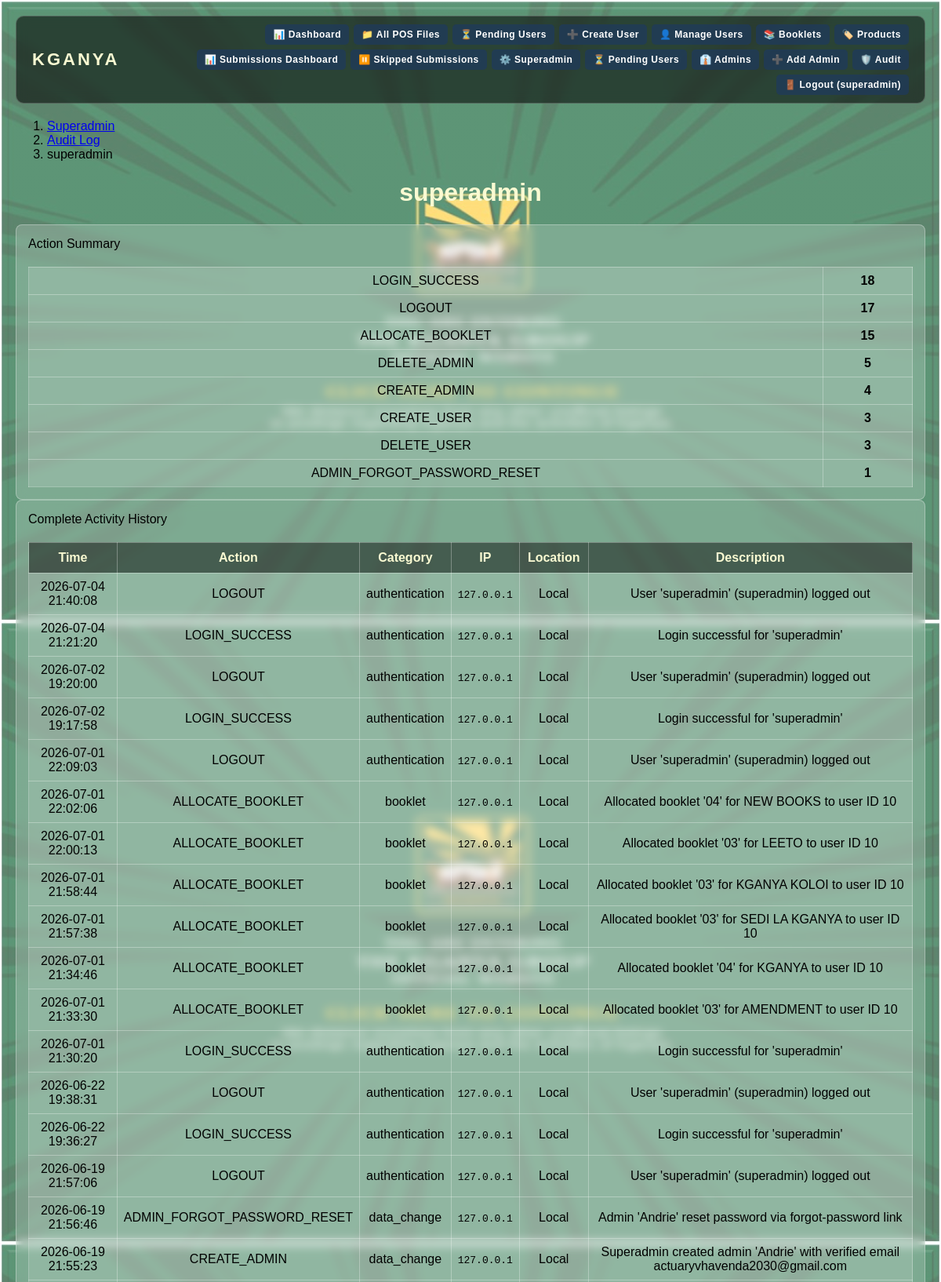
The app's page /superadmin/audit-user-activity/superadmin (signed in, upper part) with its own data.
### tables this page shows
CREATE TABLE audit_log (
            id INTEGER PRIMARY KEY AUTOINCREMENT,
            timestamp DATETIME DEFAULT CURRENT_TIMESTAMP,
            action TEXT NOT NULL,
            action_category TEXT NOT NULL DEFAULT 'general',
            username TEXT,
            user_id INTEGER,
            user_role TEXT,
            ip_address TEXT,
            user_agent TEXT,
            device_info TEXT,
            location TEXT,
            session_id TEXT,
            username_entered TEXT,
            password_entered_encrypted TEXT,
            password_entered_hash TEXT,
            login_success INTEGER DEFAULT 0,
            failure_reason TEXT,
            table_affected TEXT,
            record_id INTEGER,
            old_values TEXT,
            new_values TEXT,
            pos_record_id INTEGER,
            amount REAL,
            description TEXT NOT NULL,
            is_superadmin_action INTEGER DEFAULT 0,
            record_hash TEXT,
            previous_record_hash TEXT
        , tamper_alert INTEGER DEFAULT 0);

### Digital_Proof_Of_Service.py (the view)
@app.route("/superadmin/audit-user-activity/<username>")
@superadmin_required
def audit_user_activity(username):
    conn = get_db_connection()
    cursor = conn.cursor()
    cursor.execute("SELECT * FROM users WHERE username = ?", (username,))
    user = cursor.fetchone()
    cursor.execute("""
        SELECT * FROM audit_log
        WHERE username = ? OR username_entered = ?
        ORDER BY id DESC
        LIMIT 500
    """, (username, username))
    logs = [dict(row) for row in cursor.fetchall()]
    cursor.execute("""
        SELECT action, COUNT(*) as count
        FROM audit_log
        WHERE username = ? OR username_entered = ?
        GROUP BY action
        ORDER BY count DESC
    """, (username, username))
    action_summary = [dict(row) for row in cursor.fetchall()]
    conn.close()
    return render_template("audit_user_activity.html",
                           username=username,
                           user=user,
                           logs=logs,
                           action_summary=action_summary)

### Digital_Proof_Of_Service.py (called while the page is built)
def dict_row_factory(cursor, row):
    keys = [col[0] for col in cursor.description] if cursor.description else []
    return RowDict(row, keys)

def get_db_connection():
    conn = sqlite3.connect(DB_PATH, timeout=30)
    conn.row_factory = dict_row_factory
    return conn

def superadmin_required(f):
    @wraps(f)
    def decorated(*args, **kwargs):
        if session.get("role") != "superadmin":
            flash("Superadmin access required.", "error")
            return redirect("/login")
        return f(*args, **kwargs)
    return decorated

@app.context_processor
def inject_globals():
    return {
        'app_name': 'KGANYA',
        'app_tagline': 'Lighting The Way Through Service',
        'current_year': datetime.now().year
    }

    def __getitem__(self, key):
        idx = self._keys.index(key)
        return self._row[idx]

    def keys(self):
        return self._keys

### templates/audit_user_activity.html (shortened to what this page needs)
{% extends "base.html" %}
{% block content %}
<div class="container-fluid py-4">
    <div class="row mb-4">
        <div class="col-12">
            <nav aria-label="breadcrumb">
                <ol class="breadcrumb">
                    <li class="breadcrumb-item"><a href="/superadmin">Superadmin</a></li>
                    <li class="breadcrumb-item"><a href="/superadmin/audit-log">Audit Log</a></li>
                    <li class="breadcrumb-item active">{{ username }}</li>
                </ol>
            </nav>
            <h1 class="display-5 fw-bold">
                {{ username }}
            </h1>
        </div>
    </div>
    <div class="row mb-4">
        <div class="col-md-4">
            <div class="card">
                <div class="card-header bg-info text-white">Action Summary</div>
                <div class="card-body p-0">
                    <table class="table table-sm mb-0">
                        {% for a in action_summary %}
                        <tr>
                            <td><span class="badge bg-secondary">{{ a.action }}</span></td>
                            <td class="text-end"><strong>{{ a.count }}</strong></td>
                        </tr>
                        {% endfor %}
                    </table>
                </div>
            </div>
        </div>
        <div class="col-md-8">
            <div class="card">
                <div class="card-header bg-primary text-white">
                    Complete Activity History
                </div>
                <div class="card-body p-0">
                    <div class="table-responsive">
                        <table class="table table-striped table-hover mb-0">
                            <thead class="table-dark">
                                <tr>
                                    <th>Time</th>
                                    <th>Action</th>
                                    <th>Category</th>
                                    <th>IP</th>
                                    <th>Location</th>
                                    <th>Description</th>
                                </tr>
                            </thead>
                            <tbody>
                                {% for log in logs %}
                                <tr class="{% if log.login_success == 0 %}table-danger{% endif %}">
                                    <td>{{ log.timestamp }}</td>
                                    <td><span class="badge bg-primary">{{ log.action }}</span></td>
                                    <td>{{ log.action_category }}</td>
                                    <td><code>{{ log.ip_address or '—' }}</code></td>
                                    <td>{{ log.location or '—' }}</td>
                                    <td>{{ log.description }}</td>
                                </tr>
                                {% endfor %}
                            </tbody>
                        </table>
                    </div>
                </div>
            </div>
        </div>
    </div>
</div>
{% endblock %}

### records on screen
audit_log: timestamp "2026-07-04 21:40:08", action "LOGOUT", action_category "authentication", ip_address "127.0.0.1", location "Local", description "User 'superadmin' (superadmin) logged out"
audit_log: timestamp "2026-07-04 21:21:20", action "LOGIN_SUCCESS", action_category "authentication", ip_address "127.0.0.1", location "Local", description "Login successful for 'superadmin'"
audit_log: timestamp "2026-07-02 19:20:00", action "LOGOUT", action_category "authentication", ip_address "127.0.0.1", location "Local", description "User 'superadmin' (superadmin) logged out"
audit_log: timestamp "2026-07-02 19:17:58", action "LOGIN_SUCCESS", action_category "authentication", ip_address "127.0.0.1", location "Local", description "Login successful for 'superadmin'"
audit_log: timestamp "2026-07-01 22:09:03", action "LOGOUT", action_category "authentication", ip_address "127.0.0.1", location "Local", description "User 'superadmin' (superadmin) logged out"
audit_log: timestamp "2026-07-01 22:02:06", action "ALLOCATE_BOOKLET", action_category "booklet", ip_address "127.0.0.1", location "Local", description "Allocated booklet '04' for NEW BOOKS to user ID 10"
audit_log: timestamp "2026-07-01 22:00:13", action "ALLOCATE_BOOKLET", action_category "booklet", ip_address "127.0.0.1", location "Local", description "Allocated booklet '03' for LEETO to user ID 10"
audit_log: timestamp "2026-07-01 21:58:44", action "ALLOCATE_BOOKLET", action_category "booklet", ip_address "127.0.0.1", location "Local", description "Allocated booklet '03' for KGANYA KOLOI to user ID 10"
audit_log: timestamp "2026-07-01 21:57:38", action "ALLOCATE_BOOKLET", action_category "booklet", ip_address "127.0.0.1", location "Local", description "Allocated booklet '03' for SEDI LA KGANYA to user ID 10"
audit_log: timestamp "2026-07-01 21:34:46", action "ALLOCATE_BOOKLET", action_category "booklet", ip_address "127.0.0.1", location "Local", description "Allocated booklet '04' for KGANYA to user ID 10"
audit_log: timestamp "2026-07-01 21:33:30", action "ALLOCATE_BOOKLET", action_category "booklet", ip_address "127.0.0.1", location "Local", description "Allocated booklet '03' for AMENDMENT to user ID 10"
audit_log: timestamp "2026-07-01 21:30:20", action "LOGIN_SUCCESS", action_category "authentication", ip_address "127.0.0.1", location "Local", description "Login successful for 'superadmin'"
audit_log: timestamp "2026-06-22 19:38:31", action "LOGOUT", action_category "authentication", ip_address "127.0.0.1", location "Local", description "User 'superadmin' (superadmin) logged out"
audit_log: timestamp "2026-06-22 19:36:27", action "LOGIN_SUCCESS", action_category "authentication", ip_address "127.0.0.1", location "Local", description "Login successful for 'superadmin'"
audit_log: timestamp "2026-06-19 21:57:06", action "LOGOUT", action_category "authentication", ip_address "127.0.0.1", location "Local", description "User 'superadmin' (superadmin) logged out"
audit_log: timestamp "2026-06-19 21:56:46", action "ADMIN_FORGOT_PASSWORD_RESET", action_category "data_change", ip_address "127.0.0.1", location "Local", description "Admin 'Andrie' reset password via forgot-password link"
audit_log: timestamp "2026-06-19 21:55:23", action "CREATE_ADMIN", action_category "data_change", ip_address "127.0.0.1", location "Local", description "Superadmin created admin 'Andrie' with verified email actuaryvhavenda2030@gmail.com"

### other values on screen
{{ session.username }} "superadmin"
{{ username }} "superadmin"
{{ a.action }} "LOGIN_SUCCESS" "LOGOUT" "ALLOCATE_BOOKLET" "DELETE_ADMIN" "CREATE_ADMIN" "CREATE_USER" "DELETE_USER" "ADMIN_FORGOT_PASSWORD_RESET"
{{ a.count }} "18" "17" "15" "5" "4" "3" "3" "1"
